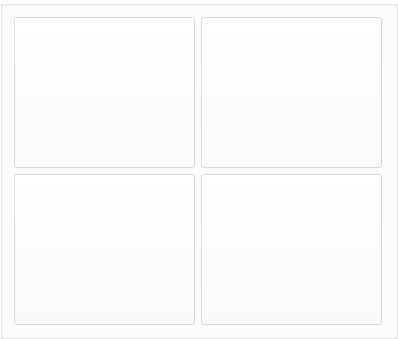
  <widget class="QGroupBox" name="ShuffleGroup">
   <property name="geometry">
    <rect>
     <x>997</x>
     <y>140</y>
     <width>398</width>
     <height>339</height>
    </rect>
   </property>
   <property name="styleSheet">
    <string notr="true">background-color: transparent;</string>
   </property>
   <property name="title">
    <string/>
   </property>
   <layout class="QVBoxLayout" name="verticalLayout_28">
    <item>
     <layout class="QHBoxLayout" name="horizontalLayout_15">
      <item>
       <layout class="QVBoxLayout" name="verticalLayout_26">
        <item>
         <widget class="QPushButton" name="Shuffle1">
          <property name="minimumSize">
           <size>
            <width>181</width>
            <height>151</height>
           </size>
          </property>
          <property name="maximumSize">
           <size>
            <width>181</width>
            <height>151</height>
           </size>
          </property>
          <property name="styleSheet">
           <string notr="true">background-color: rgba(255, 255, 255, 128);
color:white;
</string>
          </property>
          <property name="text">
           <string/>
          </property>
         </widget>
        </item>
        <item>
         <widget class="QPushButton" name="Shuffle3">
          <property name="minimumSize">
           <size>
            <width>181</width>
            <height>151</height>
           </size>
          </property>
          <property name="maximumSize">
           <size>
            <width>181</width>
            <height>151</height>
           </size>
          </property>
          <property name="styleSheet">
           <string notr="true">background-color: rgba(255, 255, 255, 128);
color:white;
</string>
          </property>
          <property name="text">
           <string/>
          </property>
         </widget>
        </item>
       </layout>
      </item>
      <item>
       <layout class="QVBoxLayout" name="verticalLayout_27">
        <item>
         <widget class="QPushButton" name="Shuffle2">
          <property name="minimumSize">
           <size>
            <width>181</width>
            <height>151</height>
           </size>
          </property>
          <property name="maximumSize">
           <size>
            <width>181</width>
            <height>151</height>
           </size>
          </property>
          <property name="styleSheet">
           <string notr="true">background-color: rgba(255, 255, 255, 128);
color:white;
</string>
          </property>
          <property name="text">
           <string/>
          </property>
         </widget>
        </item>
        <item>
         <widget class="QPushButton" name="Shuffle4">
          <property name="minimumSize">
           <size>
            <width>181</width>
            <height>151</height>
           </size>
          </property>
          <property name="maximumSize">
           <size>
            <width>181</width>
            <height>151</height>
           </size>
          </property>
          <property name="styleSheet">
           <string notr="true">background-color: rgba(255, 255, 255, 128);
color:white;
</string>
          </property>
          <property name="text">
           <string/>
          </property>
         </widget>
        </item>
       </layout>
      </item>
     </layout>
    </item>
   </layout>
  </widget>
